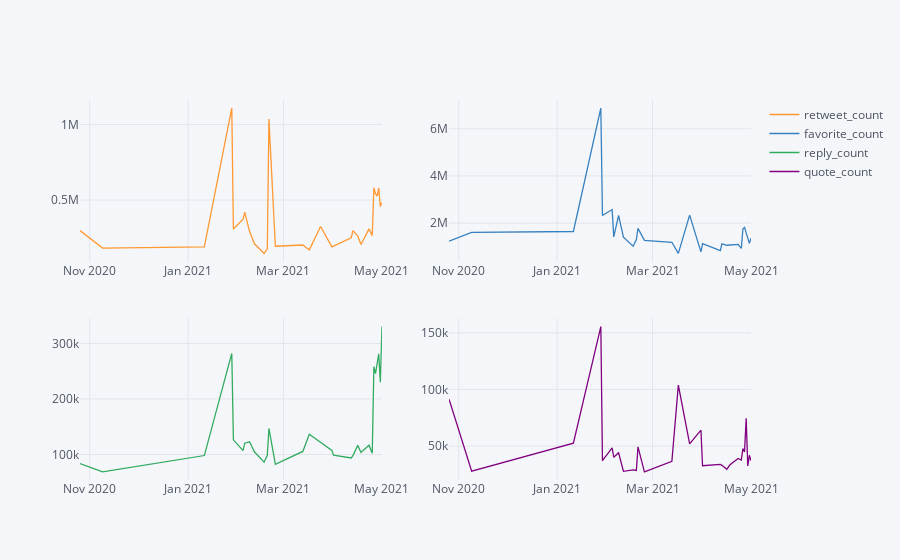

Notebook cell for this chart:
### Code cell
sdf_out = sdf[(z_scores >= 2).all(axis=1)]
sdf_out.iplot(subplots=True)
